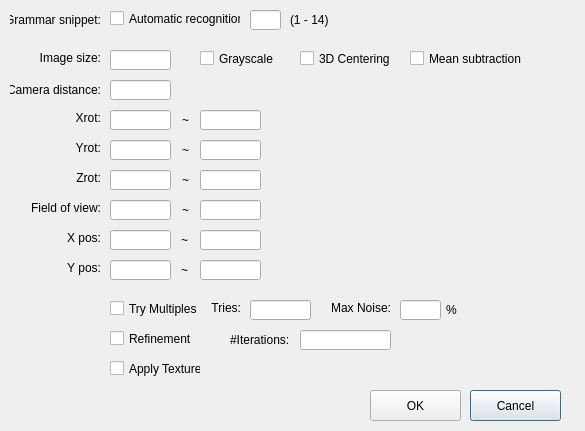
<?xml version="1.0" encoding="UTF-8"?>
<ui version="4.0">
 <class>ParameterEstimationDialog</class>
 <widget class="QDialog" name="ParameterEstimationDialog">
  <property name="geometry">
   <rect>
    <x>0</x>
    <y>0</y>
    <width>585</width>
    <height>431</height>
   </rect>
  </property>
  <property name="windowTitle">
   <string>ParameterEstimationDialog</string>
  </property>
  <widget class="QLabel" name="label_11">
   <property name="geometry">
    <rect>
     <x>173</x>
     <y>200</y>
     <width>16</width>
     <height>20</height>
    </rect>
   </property>
   <property name="text">
    <string>~</string>
   </property>
   <property name="alignment">
    <set>Qt::AlignRight|Qt::AlignTrailing|Qt::AlignVCenter</set>
   </property>
  </widget>
  <widget class="QLineEdit" name="lineEditFovMax">
   <property name="geometry">
    <rect>
     <x>200</x>
     <y>200</y>
     <width>61</width>
     <height>20</height>
    </rect>
   </property>
  </widget>
  <widget class="QLineEdit" name="lineEditYrotMin">
   <property name="geometry">
    <rect>
     <x>110</x>
     <y>140</y>
     <width>61</width>
     <height>20</height>
    </rect>
   </property>
  </widget>
  <widget class="QLineEdit" name="lineEditXrotMin">
   <property name="geometry">
    <rect>
     <x>110</x>
     <y>110</y>
     <width>61</width>
     <height>20</height>
    </rect>
   </property>
  </widget>
  <widget class="QLabel" name="label_13">
   <property name="geometry">
    <rect>
     <x>173</x>
     <y>110</y>
     <width>16</width>
     <height>20</height>
    </rect>
   </property>
   <property name="text">
    <string>~</string>
   </property>
   <property name="alignment">
    <set>Qt::AlignRight|Qt::AlignTrailing|Qt::AlignVCenter</set>
   </property>
  </widget>
  <widget class="QLineEdit" name="lineEditYrotMax">
   <property name="geometry">
    <rect>
     <x>200</x>
     <y>140</y>
     <width>61</width>
     <height>20</height>
    </rect>
   </property>
  </widget>
  <widget class="QLineEdit" name="lineEditXrotMax">
   <property name="geometry">
    <rect>
     <x>200</x>
     <y>110</y>
     <width>61</width>
     <height>20</height>
    </rect>
   </property>
  </widget>
  <widget class="QLabel" name="label_14">
   <property name="geometry">
    <rect>
     <x>173</x>
     <y>140</y>
     <width>16</width>
     <height>20</height>
    </rect>
   </property>
   <property name="text">
    <string>~</string>
   </property>
   <property name="alignment">
    <set>Qt::AlignRight|Qt::AlignTrailing|Qt::AlignVCenter</set>
   </property>
  </widget>
  <widget class="QLabel" name="label_10">
   <property name="geometry">
    <rect>
     <x>30</x>
     <y>200</y>
     <width>71</width>
     <height>16</height>
    </rect>
   </property>
   <property name="text">
    <string>Field of view:</string>
   </property>
   <property name="alignment">
    <set>Qt::AlignRight|Qt::AlignTrailing|Qt::AlignVCenter</set>
   </property>
  </widget>
  <widget class="QLineEdit" name="lineEditCameraDistance">
   <property name="geometry">
    <rect>
     <x>110</x>
     <y>80</y>
     <width>61</width>
     <height>20</height>
    </rect>
   </property>
  </widget>
  <widget class="QLabel" name="label_7">
   <property name="geometry">
    <rect>
     <x>10</x>
     <y>80</y>
     <width>91</width>
     <height>20</height>
    </rect>
   </property>
   <property name="text">
    <string>Camera distance:</string>
   </property>
   <property name="alignment">
    <set>Qt::AlignRight|Qt::AlignTrailing|Qt::AlignVCenter</set>
   </property>
  </widget>
  <widget class="QLabel" name="label_6">
   <property name="geometry">
    <rect>
     <x>30</x>
     <y>110</y>
     <width>71</width>
     <height>16</height>
    </rect>
   </property>
   <property name="text">
    <string>Xrot:</string>
   </property>
   <property name="alignment">
    <set>Qt::AlignRight|Qt::AlignTrailing|Qt::AlignVCenter</set>
   </property>
  </widget>
  <widget class="QLabel" name="label_8">
   <property name="geometry">
    <rect>
     <x>30</x>
     <y>140</y>
     <width>71</width>
     <height>16</height>
    </rect>
   </property>
   <property name="text">
    <string>Yrot:</string>
   </property>
   <property name="alignment">
    <set>Qt::AlignRight|Qt::AlignTrailing|Qt::AlignVCenter</set>
   </property>
  </widget>
  <widget class="QLineEdit" name="lineEditFovMin">
   <property name="geometry">
    <rect>
     <x>110</x>
     <y>200</y>
     <width>61</width>
     <height>20</height>
    </rect>
   </property>
  </widget>
  <widget class="QPushButton" name="pushButtonCancel">
   <property name="geometry">
    <rect>
     <x>470</x>
     <y>390</y>
     <width>91</width>
     <height>31</height>
    </rect>
   </property>
   <property name="text">
    <string>Cancel</string>
   </property>
  </widget>
  <widget class="QPushButton" name="pushButtonOK">
   <property name="geometry">
    <rect>
     <x>370</x>
     <y>390</y>
     <width>91</width>
     <height>31</height>
    </rect>
   </property>
   <property name="text">
    <string>OK</string>
   </property>
  </widget>
  <widget class="QCheckBox" name="checkBoxCentering3D">
   <property name="geometry">
    <rect>
     <x>300</x>
     <y>50</y>
     <width>91</width>
     <height>17</height>
    </rect>
   </property>
   <property name="text">
    <string>3D Centering</string>
   </property>
  </widget>
  <widget class="QCheckBox" name="checkBoxMeanSubtraction">
   <property name="geometry">
    <rect>
     <x>410</x>
     <y>50</y>
     <width>121</width>
     <height>17</height>
    </rect>
   </property>
   <property name="text">
    <string>Mean subtraction</string>
   </property>
  </widget>
  <widget class="QLabel" name="label_15">
   <property name="geometry">
    <rect>
     <x>10</x>
     <y>10</y>
     <width>91</width>
     <height>20</height>
    </rect>
   </property>
   <property name="text">
    <string>Grammar snippet:</string>
   </property>
   <property name="alignment">
    <set>Qt::AlignRight|Qt::AlignTrailing|Qt::AlignVCenter</set>
   </property>
  </widget>
  <widget class="QLineEdit" name="lineEditGrammarSnippet">
   <property name="geometry">
    <rect>
     <x>250</x>
     <y>10</y>
     <width>31</width>
     <height>20</height>
    </rect>
   </property>
  </widget>
  <widget class="QLabel" name="label_16">
   <property name="geometry">
    <rect>
     <x>290</x>
     <y>10</y>
     <width>41</width>
     <height>20</height>
    </rect>
   </property>
   <property name="text">
    <string>(1 - 14)</string>
   </property>
   <property name="alignment">
    <set>Qt::AlignLeading|Qt::AlignLeft|Qt::AlignVCenter</set>
   </property>
  </widget>
  <widget class="QCheckBox" name="checkBoxApplyTexture">
   <property name="geometry">
    <rect>
     <x>110</x>
     <y>360</y>
     <width>91</width>
     <height>17</height>
    </rect>
   </property>
   <property name="text">
    <string>Apply Texture</string>
   </property>
  </widget>
  <widget class="QCheckBox" name="checkBoxRefinement">
   <property name="geometry">
    <rect>
     <x>110</x>
     <y>330</y>
     <width>91</width>
     <height>17</height>
    </rect>
   </property>
   <property name="text">
    <string>Refinement</string>
   </property>
  </widget>
  <widget class="QCheckBox" name="checkBoxTryMultiples">
   <property name="geometry">
    <rect>
     <x>110</x>
     <y>300</y>
     <width>91</width>
     <height>17</height>
    </rect>
   </property>
   <property name="text">
    <string>Try Multiples</string>
   </property>
  </widget>
  <widget class="QLabel" name="label_17">
   <property name="geometry">
    <rect>
     <x>210</x>
     <y>300</y>
     <width>31</width>
     <height>16</height>
    </rect>
   </property>
   <property name="text">
    <string># Tries:</string>
   </property>
   <property name="alignment">
    <set>Qt::AlignRight|Qt::AlignTrailing|Qt::AlignVCenter</set>
   </property>
  </widget>
  <widget class="QLineEdit" name="lineEditNumMultipleTries">
   <property name="geometry">
    <rect>
     <x>250</x>
     <y>300</y>
     <width>61</width>
     <height>20</height>
    </rect>
   </property>
  </widget>
  <widget class="QLabel" name="label_18">
   <property name="geometry">
    <rect>
     <x>330</x>
     <y>300</y>
     <width>61</width>
     <height>16</height>
    </rect>
   </property>
   <property name="text">
    <string>Max Noise:</string>
   </property>
   <property name="alignment">
    <set>Qt::AlignRight|Qt::AlignTrailing|Qt::AlignVCenter</set>
   </property>
  </widget>
  <widget class="QLineEdit" name="lineEditMaxNoise">
   <property name="geometry">
    <rect>
     <x>400</x>
     <y>300</y>
     <width>41</width>
     <height>20</height>
    </rect>
   </property>
  </widget>
  <widget class="QLabel" name="label_19">
   <property name="geometry">
    <rect>
     <x>446</x>
     <y>300</y>
     <width>21</width>
     <height>20</height>
    </rect>
   </property>
   <property name="text">
    <string>%</string>
   </property>
   <property name="alignment">
    <set>Qt::AlignLeading|Qt::AlignLeft|Qt::AlignVCenter</set>
   </property>
  </widget>
  <widget class="QCheckBox" name="checkBoxAutomaticRecognition">
   <property name="geometry">
    <rect>
     <x>110</x>
     <y>10</y>
     <width>131</width>
     <height>17</height>
    </rect>
   </property>
   <property name="text">
    <string>Automatic recognition</string>
   </property>
  </widget>
  <widget class="QLineEdit" name="lineEditZrotMin">
   <property name="geometry">
    <rect>
     <x>110</x>
     <y>170</y>
     <width>61</width>
     <height>20</height>
    </rect>
   </property>
  </widget>
  <widget class="QLabel" name="label_9">
   <property name="geometry">
    <rect>
     <x>30</x>
     <y>170</y>
     <width>71</width>
     <height>16</height>
    </rect>
   </property>
   <property name="text">
    <string>Zrot:</string>
   </property>
   <property name="alignment">
    <set>Qt::AlignRight|Qt::AlignTrailing|Qt::AlignVCenter</set>
   </property>
  </widget>
  <widget class="QLineEdit" name="lineEditZrotMax">
   <property name="geometry">
    <rect>
     <x>200</x>
     <y>170</y>
     <width>61</width>
     <height>20</height>
    </rect>
   </property>
  </widget>
  <widget class="QLabel" name="label_20">
   <property name="geometry">
    <rect>
     <x>173</x>
     <y>170</y>
     <width>16</width>
     <height>20</height>
    </rect>
   </property>
   <property name="text">
    <string>~</string>
   </property>
   <property name="alignment">
    <set>Qt::AlignRight|Qt::AlignTrailing|Qt::AlignVCenter</set>
   </property>
  </widget>
  <widget class="QLineEdit" name="lineEditIterations">
   <property name="geometry">
    <rect>
     <x>300</x>
     <y>330</y>
     <width>91</width>
     <height>20</height>
    </rect>
   </property>
  </widget>
  <widget class="QLabel" name="label">
   <property name="geometry">
    <rect>
     <x>230</x>
     <y>330</y>
     <width>71</width>
     <height>20</height>
    </rect>
   </property>
   <property name="text">
    <string>#Iterations:</string>
   </property>
  </widget>
  <widget class="QLabel" name="label_21">
   <property name="geometry">
    <rect>
     <x>20</x>
     <y>50</y>
     <width>81</width>
     <height>16</height>
    </rect>
   </property>
   <property name="text">
    <string>Image size:</string>
   </property>
   <property name="alignment">
    <set>Qt::AlignRight|Qt::AlignTrailing|Qt::AlignVCenter</set>
   </property>
  </widget>
  <widget class="QLineEdit" name="lineEditImageSize">
   <property name="geometry">
    <rect>
     <x>110</x>
     <y>50</y>
     <width>61</width>
     <height>20</height>
    </rect>
   </property>
  </widget>
  <widget class="QCheckBox" name="checkBoxGrayscale">
   <property name="geometry">
    <rect>
     <x>200</x>
     <y>50</y>
     <width>101</width>
     <height>17</height>
    </rect>
   </property>
   <property name="text">
    <string>Grayscale</string>
   </property>
  </widget>
  <widget class="QLabel" name="label_22">
   <property name="geometry">
    <rect>
     <x>30</x>
     <y>230</y>
     <width>71</width>
     <height>16</height>
    </rect>
   </property>
   <property name="text">
    <string>X pos:</string>
   </property>
   <property name="alignment">
    <set>Qt::AlignRight|Qt::AlignTrailing|Qt::AlignVCenter</set>
   </property>
  </widget>
  <widget class="QLineEdit" name="lineEditXMax">
   <property name="geometry">
    <rect>
     <x>200</x>
     <y>230</y>
     <width>61</width>
     <height>20</height>
    </rect>
   </property>
  </widget>
  <widget class="QLineEdit" name="lineEditXMin">
   <property name="geometry">
    <rect>
     <x>110</x>
     <y>230</y>
     <width>61</width>
     <height>20</height>
    </rect>
   </property>
  </widget>
  <widget class="QLabel" name="label_23">
   <property name="geometry">
    <rect>
     <x>30</x>
     <y>260</y>
     <width>71</width>
     <height>16</height>
    </rect>
   </property>
   <property name="text">
    <string>Y pos:</string>
   </property>
   <property name="alignment">
    <set>Qt::AlignRight|Qt::AlignTrailing|Qt::AlignVCenter</set>
   </property>
  </widget>
  <widget class="QLineEdit" name="lineEditYMin">
   <property name="geometry">
    <rect>
     <x>110</x>
     <y>260</y>
     <width>61</width>
     <height>20</height>
    </rect>
   </property>
  </widget>
  <widget class="QLineEdit" name="lineEditYMax">
   <property name="geometry">
    <rect>
     <x>200</x>
     <y>260</y>
     <width>61</width>
     <height>20</height>
    </rect>
   </property>
  </widget>
  <widget class="QLabel" name="label_24">
   <property name="geometry">
    <rect>
     <x>172</x>
     <y>230</y>
     <width>16</width>
     <height>20</height>
    </rect>
   </property>
   <property name="text">
    <string>~</string>
   </property>
   <property name="alignment">
    <set>Qt::AlignRight|Qt::AlignTrailing|Qt::AlignVCenter</set>
   </property>
  </widget>
  <widget class="QLabel" name="label_25">
   <property name="geometry">
    <rect>
     <x>172</x>
     <y>260</y>
     <width>16</width>
     <height>20</height>
    </rect>
   </property>
   <property name="text">
    <string>~</string>
   </property>
   <property name="alignment">
    <set>Qt::AlignRight|Qt::AlignTrailing|Qt::AlignVCenter</set>
   </property>
  </widget>
 </widget>
 <layoutdefault spacing="6" margin="11"/>
 <tabstops>
  <tabstop>checkBoxAutomaticRecognition</tabstop>
  <tabstop>lineEditGrammarSnippet</tabstop>
  <tabstop>lineEditImageSize</tabstop>
  <tabstop>checkBoxGrayscale</tabstop>
  <tabstop>checkBoxCentering3D</tabstop>
  <tabstop>checkBoxMeanSubtraction</tabstop>
  <tabstop>lineEditCameraDistance</tabstop>
  <tabstop>lineEditXrotMin</tabstop>
  <tabstop>lineEditXrotMax</tabstop>
  <tabstop>lineEditYrotMin</tabstop>
  <tabstop>lineEditYrotMax</tabstop>
  <tabstop>lineEditZrotMin</tabstop>
  <tabstop>lineEditZrotMax</tabstop>
  <tabstop>lineEditFovMin</tabstop>
  <tabstop>lineEditFovMax</tabstop>
  <tabstop>lineEditXMin</tabstop>
  <tabstop>lineEditXMax</tabstop>
  <tabstop>lineEditYMin</tabstop>
  <tabstop>lineEditYMax</tabstop>
  <tabstop>checkBoxTryMultiples</tabstop>
  <tabstop>lineEditNumMultipleTries</tabstop>
  <tabstop>lineEditMaxNoise</tabstop>
  <tabstop>checkBoxRefinement</tabstop>
  <tabstop>lineEditIterations</tabstop>
  <tabstop>checkBoxApplyTexture</tabstop>
  <tabstop>pushButtonOK</tabstop>
  <tabstop>pushButtonCancel</tabstop>
 </tabstops>
 <resources/>
 <connections/>
</ui>
